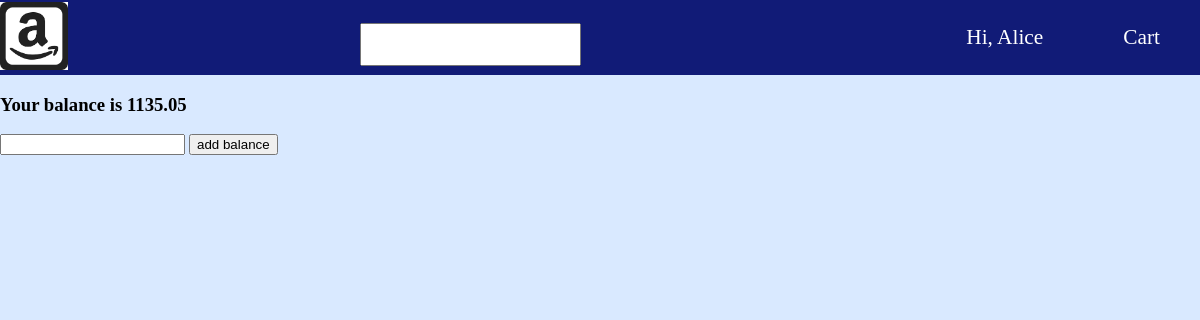
Before: /wallet (signed in) with the older database file.
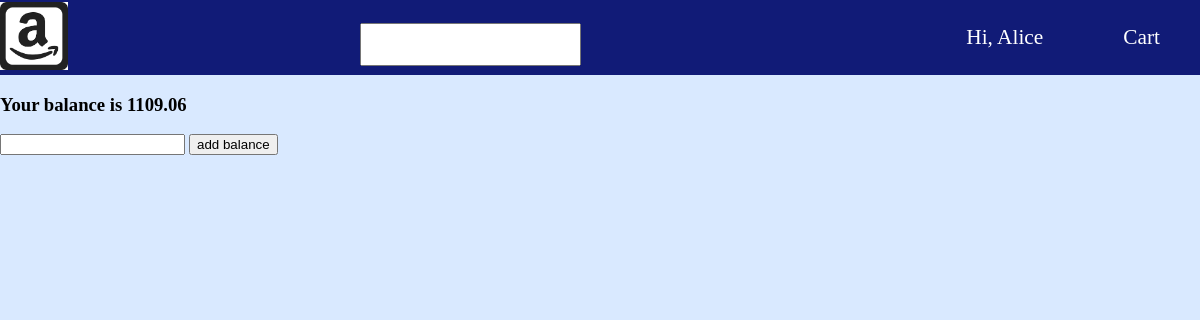
After: the same page with the newer database file.
### models.py (models this page shows, shortened)
class User(Base):
    __tablename__ = 'users'
    id = Column(Integer, primary_key=True)
    email = Column(String(20), unique=True)
    name = Column(String(30), unique=False)
    password = Column(String(20), unique=False)
    balance = Column(Float, unique = False)
    type = Column(String(20), unique=False)
    street = Column(String(20), unique=False)
    city = Column(String(20), unique=False)
    zip = Column(Integer, unique=False)
    state = Column(String(2), unique=False)
    listings = relationship("Listing",back_populates="seller",cascade="all, delete-orphan")
    carts = relationship("Cart",back_populates="user",cascade="all, delete-orphan")
    orders_buy = relationship("Order",back_populates="user",primaryjoin="User.id==Order.user_id",cascade="all, delete-orphan")
    orders_sell = relationship("Order",back_populates="seller",primaryjoin="User.id==Order.seller_id",cascade="all, delete-orphan")
    reviews_buy = relationship("Review",back_populates="user",primaryjoin="User.id==Review.user_id",cascade="all, delete-orphan")
    reviews_sell = relationship("Review",back_populates="seller",primaryjoin="User.id==Review.seller_id",cascade="all, delete-orphan")
    warehouse = relationship("ManagerLocation",back_populates="manager",uselist=False,cascade="all, delete-orphan")
    __table_args__ = (
        CheckConstraint('type="User" OR type="Seller" OR type="Manager" OR type="ADMIN" '),
        CheckConstraint('balance >= 0'),{}
        )

### app.py (the view)
@app.route('/wallet')
def wallet():
    me_id = session.get("USERID")
    if me_id is None:
        return redirect(url_for('login'))
    sql_get_balance = '''SELECT balance
                         FROM users
                         WHERE id = {}'''.format(me_id)
    balance = engine.execute(sql_get_balance)
    return render_template('wallet.html', balance = balance, name = Name(), type = Type())

### app.py (called while the page is built)
def Name():
    return session.get('NAME')

def Type():
    return session.get('TYPE')

### templates/wallet.html (shortened to what this page needs)
{% extends 'base.html' %}
{% block body %}
{% for entry in balance %}
    <h3>Your balance is {{ entry.balance }}</h3>
{% endfor %}
<form action = "/update_balance">
    <input type = "number" name = "added_balance" step = 0.01>
    <input type = "submit" value = "add balance">
</form>
{% endblock %}

### templates/base.html (shortened to what this page needs)
<!DOCTYPE html>
<html lang="en">
<head>
    <link rel = "stylesheet" href = "{{ url_for('static', filename = 'css/main.css') }}">
</head>
<body>
    {% if type in ['ADMIN'] %}
    <div id = "top-bar">
        <ul id = "nav">
            <li><a href = "/cart" id = "cart">Cart</a></li>
            <li class = "dropdown">
                <a href = "javascript:void(0)" class = "dropmenu">Hi, {{ name }}</a>
                <div class = "dropmenu-content">
                    <a href = "/account">account</a>
                    <a href = "/wallet">balance</a>
                    <a href = "/history">order history</a>
                    <a href = "/browse">Browse Items</a>
                    <a href = "/logout">Log Out</a>
                </div>
            </li>
            <li><a href = "/test">Admin Page</a></li>
        </ul>
        <a href = "/">
            <img src = "{{ url_for('static', filename = 'img/logo1.png') }}" width = "68" height = "68" id = "logo">
        </a>
        <form id = "searchbar" action = "/search-results">
            <input id = "searchtext" type = "text" name = "searchtext">
        </form>
    </div>
    {% elif type in ['User', 'Seller', 'Manager'] %}
    <div id = "top-bar">
        <ul id = "nav">
            <li><a href = "/cart" id = "cart">Cart</a></li>
            <li class = "dropdown">
                <a href = "javascript:void(0)" class = "dropmenu">Hi, {{ name }}</a>
            </li>
        </ul>
        <a href = "/">
            <img src = "{{ url_for('static', filename = 'img/logo1.png') }}" width = "68" height = "68" id = "logo">
        </a>
        <form id = "searchbar" action = "/search-results">
            <input id = "searchtext" type = "text" name = "searchtext">
        </form>
    </div>
    {% endif %}
    {% block body %}{% endblock %}
</body>
</html>

Changed rows visible on the page:
changed User "Alice": balance "1135.05" → "1109.06"
